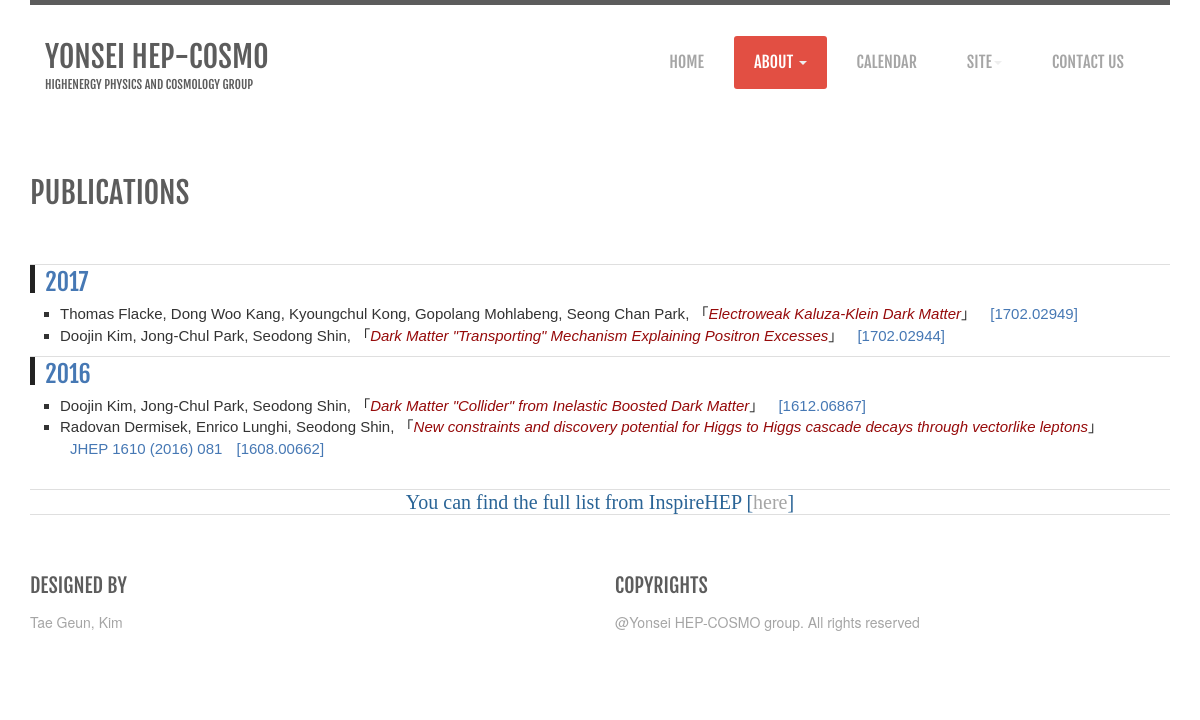
Page /publish on the committed database.
### HEP_COSMO/models.py (models this page shows, shortened)
class Article(models.Model):
    author = models.ForeignKey('auth.User')
    year = models.CharField(max_length=10)
    index = models.CharField(max_length=5)
    people = models.CharField(max_length=200)
    title = models.CharField(max_length=200)
    arxiv = models.CharField(max_length=200, null=True, blank=True)
    arxivlink = models.TextField(null=True, blank=True)
    journal = models.CharField(max_length=200, null=True, blank=True)
    hyperlink = models.TextField(null=True, blank=True)
    created_date = models.DateTimeField(
        default=timezone.now
    )
    published_date = models.DateTimeField(
        blank=True, null=True
    )

### HEP_COSMO/views.py (the view)
# urls.py: url(r'^publish', views.publish, name='publish'),
def publish(request):
    articles = Article.objects.all().order_by('index')
    persons = People.objects.all().order_by('index')
    temp = []
    personlist = []
    [personlist.append(person.name) for person in persons]
    for article in articles:
        temp.append(article.year)
    years = []
    [years.append(year) for year in temp if year not in years]
    return render(request, 'HEP/publish.html', {'articles': articles, 'yearlist': years, 'personlist': personlist})

### HEP_COSMO/templates/HEP/publish.html (shortened to what this page needs)
{% load staticfiles %}
<html lang="en">
<head>
    <link href="{% static 'css/bootstrap.css' %}" rel="stylesheet">
    <link href="{% static 'css/image-effects.css' %}" rel="stylesheet">
    <link href="{% static 'css/custom-styles.css' %}" rel="stylesheet">
    <link href="{% static 'css/font-awesome.css' %}" rel="stylesheet">
    <link href="{% static 'css/font-awesome-ie7.css' %}" rel="stylesheet">
</head>
<body>
<div class="container">
    <div class="row">
        <div class="site-header spacing-t">
            <div class="col-md-3 col-sm-6">
                <div class="site-name spacing-b">
                    <h1> Yonsei HEP-COSMO</h1>
                    <h6>Highenergy Physics and Cosmology Group</h6>
                </div>
            </div>
            <div class="col-md-9 col-sm-12">
                <nav class="navbar pull-right " role="navigation">
                    <div class="collapse navbar-collapse" id="bs-example-navbar-collapse-1">
                        <ul class="nav navbar-nav">
                            <li><a href="index.html">Home</a></li>
                            <li class="dropdown active">
                                <a href="#" class="dropdown-toggle active" data-toggle="dropdown">About <b class="caret"></b></a>
                            </li>
                            <li><a href="calendar.html">Calendar</a></li>
                            <li class="dropdown ">
                                <a href="#" class="dropdown-toggle active" data-toggle="dropdown">Site<b class="caret"></b></a>
                            </li>
                            <li><a href="contact.html">Contact Us</a></li>
                        </ul>
                    </div>
                </nav>
            </div>
        </div>
    </div>
</div>
<div class="container">
    <div class="main-title">
        <div class="row">
            <div class="col-sm-12 col-md-9">
                <h1>Publications</h1>
            </div>
            <div class=" col-sm-12 col-md-3">
            </div>
        </div>
    </div>
</div>
<div class="container">
    <div class="row">
        <div class="col-md-12 col-sm-12">
            <div class="blist">
                {% for diffyear in yearlist %}
                    <div class="ruler"></div>
                    <ul>
                        <li><a href="#">{{ diffyear }}</a></li>
                    </ul>
                    <div class="dlist">
                        <ul>
                            {% for article in articles %}
                            {% if article.year == diffyear %}
                                <li>
                                    {{ article.people }}, &#12300;<span><i>{{ article.title }}</i></span>&#12301;
                                    {% if article.journal !=  None %}
                                        <a href="{{ article.hyperlink }}" target="_blank">{{ article.journal }}</a>
                                    {% endif %}
                                    <a href="{{ article.arxivlink }}" target="_blank">{{ article.arxiv }}</a>
                                </li>
                            {% endif %}
                            {% endfor %}
                        </ul>
                    </div>
                {% endfor %}
                <br />
                <div class="ruler"></div>
                 <p>
                    You can find the full list from InspireHEP [<a href="https://goo.gl/AS6UKo" target="_blank">here</a>]
                </p>
            </div>
        </div>
    </div>
</div>
<div class="container">
    <div class="site-footer">
        <div class="row">
            <div class="col-sm-6 col-md-6">
                <div class="block">
                    <h2>Designed By</h2>
                    <a href="http://edeftg.dothome.co.kr">Tae Geun, Kim</a>
                </div>
            </div>
            <div class="col-sm-6 col-md-6">
                <div class="block">
                    <h2>copyrights</h2>
                    <a href="https://sites.google.com/site/yonseihepcosmo/" target="_blank">@Yonsei HEP-COSMO group. All rights reserved</a>
                </div>
            </div>
        </div>
    </div>
</div>
</body>
</html>

### HEP_COSMO/static/css/custom-styles.css (style rules this page uses)
body { background:#ffffff; }
h1, h2, h3, h4, h5, h6 { margin: 0;font-family: 'fjalla_oneregular'; color: #5c5c5c; text-transform: uppercase; padding-bottom: 15px; }
h1 { font-size: 30px; }
h2 { font-size: 20px; }
h6 { font-size: 12px; }
p { font-size: 14px; font-family: 'source_sans_proregular'; color: #a5a5a5; margin-right:0; margin-bottom: 15px; line-height: 24px; }
p:nth-last-child(1) { margin-bottom: 0; }
a { transition:all 1s; color: #a5a5a5; }
ul { padding-left: 0; list-style-position: inside; }
.blist p { font-family: "Times New Roman", Times, serif; text-align: center; font-size: 20px; color: #2a6496; }
.blist ul { list-style:none; }
.blist ul li { font-family: 'fjalla_oneregular'; font-size: 24px; }
.blist ul li a { display: block; width: 100%; height: 28px; border-left: 5px solid #222; padding-left: 10px; text-decoration: none; color: rgb(70,120,180); }
.dlist ul { list-style-type: square; padding-right: 15px; padding-left: 30px; margin-right: auto; margin-left: auto; }
.dlist ul li { font-family: Arial, "Helvetica Neue", Helvetica, sans-serif; font-size: 15px; }
.dlist ul li a { display: inline; border-style: none; list-style: none; font-size: 15px; }
.dlist ul li span { color: rgb(150,10,10); }
.spacing-t { padding-top: 30px; }
.spacing-b { padding-bottom: 30px; }
.ruler { height: 1px; background: #dfdfdf; }
.block { float:left; }
.main-title { padding: 40px 0; overflow: hidden; }
.site-header { border-top: 5px solid #5c5c5c; padding: 0px -15px !important; margin: 0 15px; }
.site-footer { overflow:hidden; padding: 60px 0; border-top: 1px solid #dfdfdf; }
.site-footer a { margin-right:30px; }
.site-name h1 { padding: 5px 0; }
.navbar-collapse { padding: 0; }
.navbar-nav > li { margin-right: 10px; font-family: 'fjalla_oneregular'; font-weight: normal; }
.navbar-nav > li a { font-size: 16px; text-transform: uppercase; color: #a5a5a5; padding: 20px; }
.navbar-nav > .active > a { background: #eee; color: #fff; background: #e24f43; border-radius: 3px; }
.navbar { margin-bottom: 0; }
.nav .caret { border-top-color: #eee; border-bottom-color: #eee; }

### rows in the picture
Article: yearlist "2017", people "Thomas Flacke, Dong Woo Kang, Kyoungchul Kong, Gopolang Mohlabeng, Seong Chan Park", title "Electroweak Kaluza-Klein Dark Matter", arxiv "[1702.02949]"
Article: people "Doojin Kim, Jong-Chul Park, Seodong Shin", title "Dark Matter \"Transporting\" Mechanism Explaining Positron Excesses", arxiv "[1702.02944]"
Article: yearlist "2016", people "Doojin Kim, Jong-Chul Park, Seodong Shin", title "Dark Matter \"Collider\" from Inelastic Boosted Dark Matter", arxiv "[1612.06867]"
Article: people "Radovan Dermisek, Enrico Lunghi, Seodong Shin", title "New constraints and discovery potential for Higgs to Higgs cascade decays through vectorlike leptons", journal "JHEP 1610 (2016) 081", arxiv "[1608.00662]"
